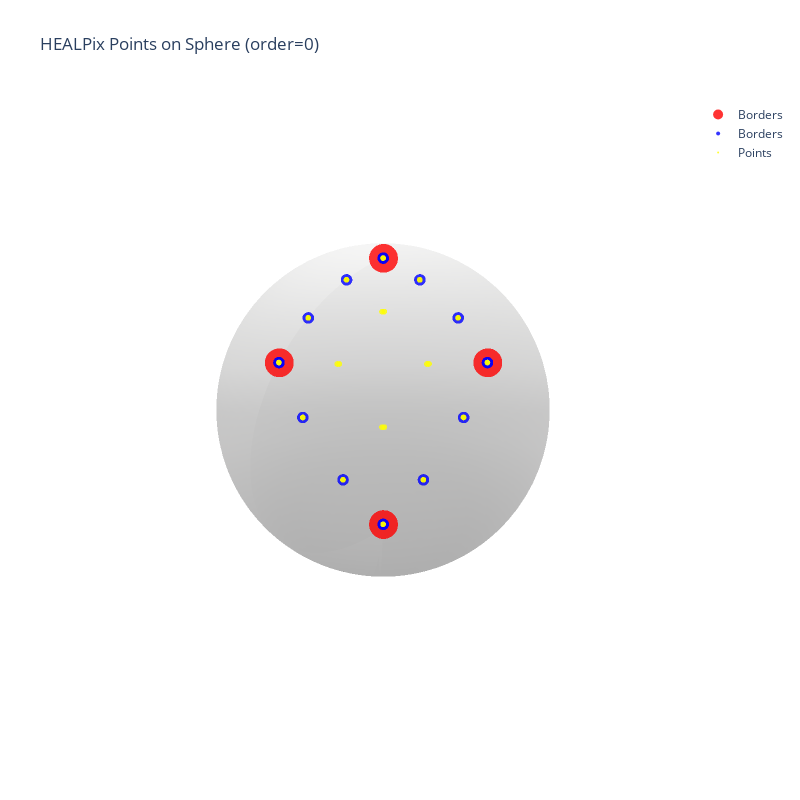

This figure's notebook cell:
### Code cell
main(0,0,4)

### Figure 1 — Plotly figure (JSON) as saved in the notebook; plotly's stock layout.template omitted (floating-point values rounded to 4 significant figures; data arrays with more than 128 entries replaced by an {"elided": "..."} marker saying what was removed)
{"data": [{"colorscale": [[0, "rgb(0, 0, 0)"], [0.09091, "rgb(16, 16, 16)"], [0.1818, "rgb(38, 38, 38)"], [0.2727, "rgb(59, 59, 59)"], [0.3636, "rgb(81, 80, 80)"], [0.4545, "rgb(102, 101, 101)"], [0.5455, "rgb(124, 123, 122)"], [0.6364, "rgb(146, 146, 145)"], [0.7273, "rgb(171, 171, 170)"], [0.8182, "rgb(197, 197, 195)"], [0.9091, "rgb(224, 224, 223)"], [1, "rgb(254, 254, 253)"]], "opacity": 0.2, "showscale": false, "type": "surface", "x": {"elided": "50x100 float values"}, "y": {"elided": "50x100 float values"}, "z": {"elided": "50x100 float values"}}, {"marker": {"color": "red", "colorscale": [[0, "#440154"], [0.1111, "#482878"], [0.2222, "#3e4989"], [0.3333, "#31688e"], [0.4444, "#26828e"], [0.5556, "#1f9e89"], [0.6667, "#35b779"], [0.7778, "#6ece58"], [0.8889, "#b5de2b"], [1, "#fde725"]], "opacity": 0.8, "size": 10}, "mode": "markers", "name": "Borders", "type": "scatter3d", "x": [0, 0.7454, 0.7071, 4.564e-17], "y": [0, 0, 0.7071, 0.7454], "z": [1, 0.6667, 0, 0.6667]}, {"marker": {"color": "blue", "colorscale": [[0, "#440154"], [0.1111, "#482878"], [0.2222, "#3e4989"], [0.3333, "#31688e"], [0.4444, "#26828e"], [0.5556, "#1f9e89"], [0.6667, "#35b779"], [0.7778, "#6ece58"], [0.8889, "#b5de2b"], [1, "#fde725"]], "opacity": 0.8, "size": 4}, "mode": "markers", "name": "Borders", "type": "scatter3d", "x": [0.0, 0.2692, 0.5384, 0.7454, 0.7454, 0.8244, 0.81, 0.7071, 0.7071, 0.5304, 0.2652, 4.564e-17, 4.564e-17, 3.297e-17, 1.648e-17, 0.0], "y": [0.0, 0.0, 0.0, 0.0, 0.0, 0.2652, 0.5304, 0.7071, 0.7071, 0.81, 0.8244, 0.7454, 0.7454, 0.5384, 0.2692, 0.0], "z": [1.0, 0.9631, 0.8427, 0.6667, 0.6667, 0.5001, 0.2501, 0.0, 0.0, 0.2501, 0.5001, 0.6667, 0.6667, 0.8427, 0.9631, 1.0]}, {"marker": {"color": "yellow", "colorscale": [[0, "#440154"], [0.1111, "#482878"], [0.2222, "#3e4989"], [0.3333, "#31688e"], [0.4444, "#26828e"], [0.5556, "#1f9e89"], [0.6667, "#35b779"], [0.7778, "#6ece58"], [0.8889, "#b5de2b"], [1, "#fde725"]], "opacity": 0.8, "size": 2}, "mode": "markers", "name": "Points", "type": "scatter3d", "x": [0.0, 1.648e-17, 3.297e-17, 4.564e-17, 0.2692, 0.2992, 0.2978, 0.2652, 0.5384, 0.6081, 0.6051, 0.5304, 0.7454, 0.8244, 0.81, 0.7071, 0.7454, 0.5384, 0.2692, 0.0, 0.8244, 0.6139, 0.307, 1.648e-17, 0.81, 0.613, 0.3065, 3.297e-17, 0.7071, 0.5304, 0.2652, 4.564e-17], "y": [0.0, 0.2692, 0.5384, 0.7454, 0.0, 0.307, 0.6139, 0.8244, 0.0, 0.3065, 0.613, 0.81, 0.0, 0.2652, 0.5304, 0.7071, 0.0, 0.0, 0.0, 0.0, 0.2652, 0.2978, 0.2992, 0.2692, 0.5304, 0.6051, 0.6081, 0.5384, 0.7071, 0.81, 0.8244, 0.7454], "z": [1.0, 0.9631, 0.8427, 0.6667, 0.9631, 0.9035, 0.7311, 0.5001, 0.8427, 0.7323, 0.5081, 0.2501, 0.6667, 0.5001, 0.2501, 0.0, 0.6667, 0.8427, 0.9631, 1.0, 0.5001, 0.7311, 0.9035, 0.9631, 0.2501, 0.5081, 0.7323, 0.8427, 0.0, 0.2501, 0.5001, 0.6667]}], "layout": {"height": 800, "scene": {"aspectmode": "data", "xaxis": {"showbackground": false, "visible": false}, "yaxis": {"showbackground": false, "visible": false}, "zaxis": {"showbackground": false, "visible": false}}, "title": {"text": "HEALPix Points on Sphere (order=0)"}, "width": 800}}
